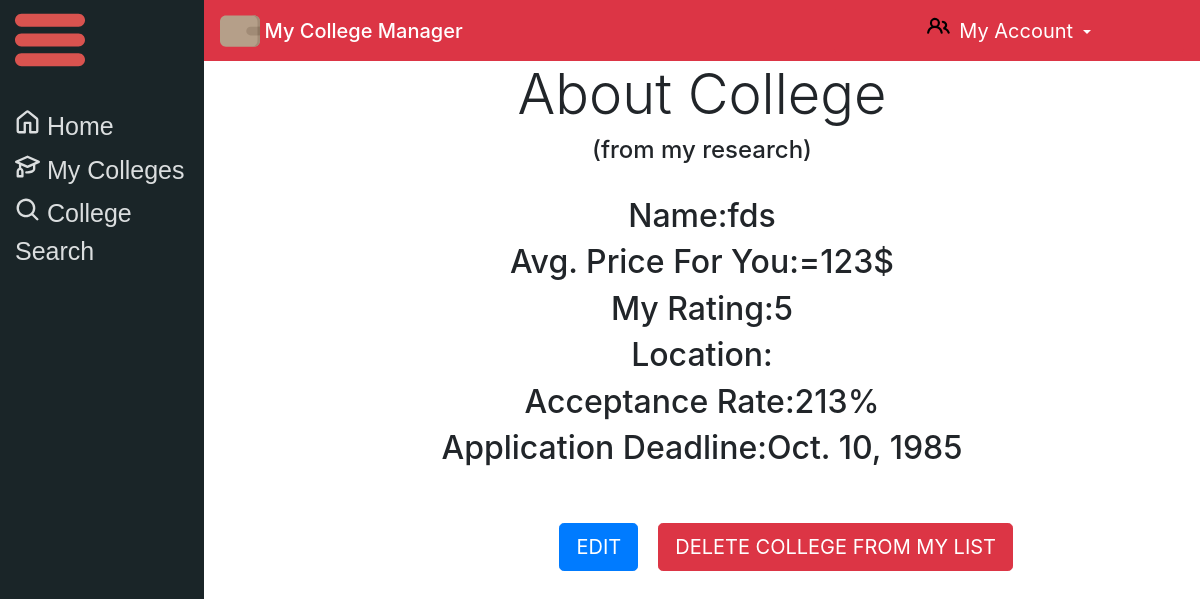
Page /mycoll/3/ (signed in) on the committed database.
### main/models.py (models this page shows, shortened)
class UserColleges(models.Model):
	user=models.ForeignKey(User, on_delete=models.CASCADE, related_name="usercolleges", null=True)
	name=models.CharField(max_length=100, default="")
	price=models.BigIntegerField(default=0, null=True)
	myrating=models.IntegerField( default=5, null=True)
	location=models.CharField(max_length=60, default="", null=True)
	specifiedlocation=models.CharField(max_length=60, default="", null=True, blank=True)
	acceptancerate=models.IntegerField(default=0)
	deadline=models.DateField(null=True, default="0000-00-00")
	permission=models.BooleanField(default=True)

### main/views.py (the view)
# urls.py: path('mycoll/<int:id>/', views.mycoll, name="coll"),
def mycoll(response, id):
	if response.user.is_authenticated:
		falsedeadline=False
		college=UserColleges.objects.get(id=id)
		if college.deadline == "1985-10-10":
			falsedeadline=True
		print(college.deadline)
		if response.method == "POST":
			print(response.POST)
			if response.POST.get("delete"):
				response.user.usercolleges.remove(college)
				return redirect("/myco/")
		return render(response, "main/mycollegepage.html", {"college":college, "fdeadline": falsedeadline})
	else:
		return render(response, "main/notauthenticated.html", {})

### main/templates/main/mycollegepage.html (shortened to what this page needs)
{% extends 'main/base.html' %}
{% block content %}
	{% block pagetitle %}
		<h1 class="display-4">About College</h1>
		<h4> (from my research)</h4>
	{% endblock %}
	{% if user.is_authenticated %}
	{% block centercontent %}
	<br>
		<h2 class="display-6">Name:{{college.name}}</h2>
		<h2 class="display-5">Avg. Price For You:={{college.price}}$</h2>
		<h2 class="display-5">My Rating:{{college.myrating}}</h2>
		<h2 class="display-5">
		{% if college.location == "Not in the US" %}
		Location:{{college.specifiedlocation}}
		{% else %}
		Location:{{college.location}}
		{% endif %}
		</h2>
		<h2 class="display-5">Acceptance Rate:{{college.acceptancerate}}%</h2>
		{% if fdeadline%}
		<h2 class="display-5">Application Deadline:?</h2> <br><br>
		{% else %}
		<h2 class="display-5">Application Deadline:{{college.deadline}}</h2> <br><br>
		{% endif %}
	<div class="row" align="center">
		<div class=col-sm-4>
		</div>
		<form action="/mycoll/editdata/{{college.id}}">
		<button style="margin-right:20px " type="submit" name="edit" value="edit" class="btn btn-primary btn-lg">EDIT</button>
		</form>
		<form method="POST" action="#">
			<button type="submit" name="delete" value="delete" class="btn btn-danger btn-lg">DELETE COLLEGE FROM MY LIST</button>
		</form>
	</div>
	{% endblock %}
	{% endif %}
{% endblock %}

### rows in the picture
UserColleges: name "fds", price "123", myrating "5", acceptancerate "213", deadline "Oct. 10, 1985"
